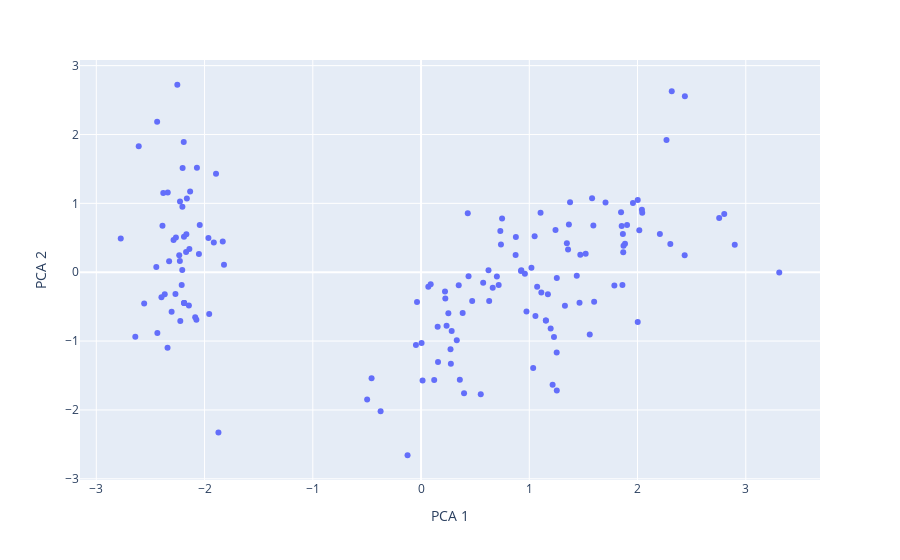

The notebook cell this image was saved under:
### Code cell
px.scatter(clustering_dataset, x='PCA 1', y='PCA 2')

### Figure 1 — Plotly figure (JSON) as saved in the notebook; plotly's stock layout.template omitted (floating-point values rounded to 4 significant figures; data arrays with more than 128 entries replaced by an {"elided": "..."} marker saying what was removed)
{"data": [{"hovertemplate": "PCA 1=%{x}<br>PCA 2=%{y}<extra></extra>", "legendgroup": "", "marker": {"color": "#636efa", "symbol": "circle"}, "mode": "markers", "name": "", "orientation": "v", "showlegend": false, "type": "scatter", "x": {"elided": "150 float values"}, "xaxis": "x", "y": {"elided": "150 float values"}, "yaxis": "y"}], "layout": {"legend": {"tracegroupgap": 0}, "margin": {"t": 60}, "xaxis": {"anchor": "y", "domain": [0, 1], "title": {"text": "PCA 1"}}, "yaxis": {"anchor": "x", "domain": [0, 1], "title": {"text": "PCA 2"}}}}
